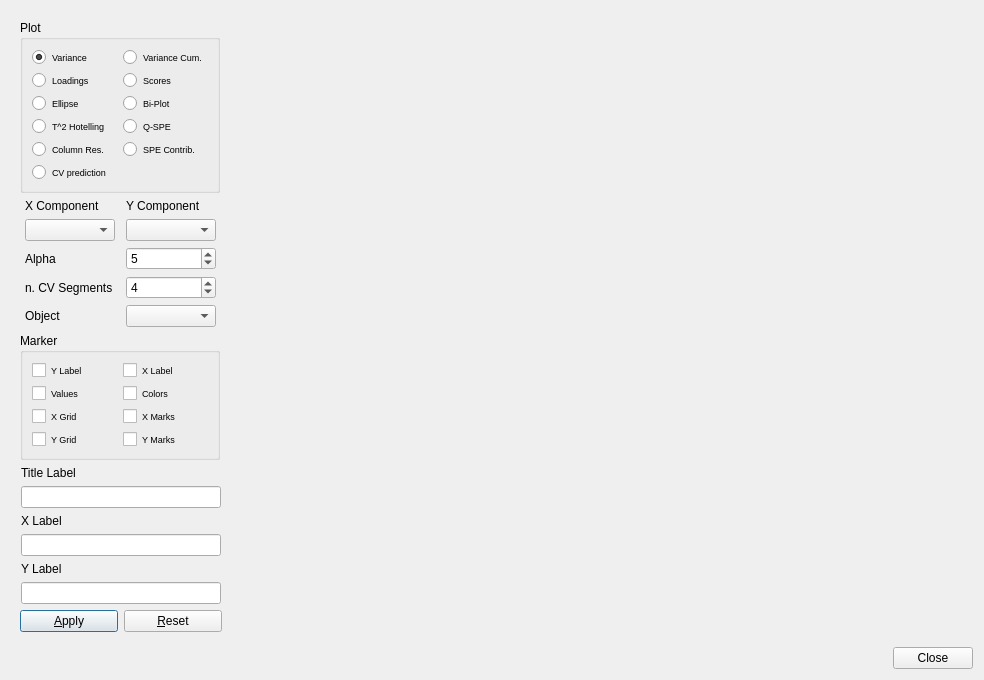
<?xml version="1.0" encoding="UTF-8"?>
<ui version="4.0">
 <class>Dialog</class>
 <widget class="QDialog" name="Dialog">
  <property name="geometry">
   <rect>
    <x>0</x>
    <y>0</y>
    <width>984</width>
    <height>660</height>
   </rect>
  </property>
  <property name="windowTitle">
   <string>PCA Plot</string>
  </property>
  <layout class="QVBoxLayout" name="verticalLayout_4">
   <item>
    <widget class="QWidget" name="centralwidget" native="true">
     <layout class="QHBoxLayout" name="horizontalLayout_6">
      <item>
       <layout class="QVBoxLayout" name="verticalLayout_3">
        <item>
         <widget class="QGroupBox" name="PgroupBox">
          <property name="sizePolicy">
           <sizepolicy hsizetype="Fixed" vsizetype="Preferred">
            <horstretch>0</horstretch>
            <verstretch>0</verstretch>
           </sizepolicy>
          </property>
          <property name="minimumSize">
           <size>
            <width>200</width>
            <height>0</height>
           </size>
          </property>
          <property name="maximumSize">
           <size>
            <width>200</width>
            <height>16777215</height>
           </size>
          </property>
          <property name="title">
           <string>Plot</string>
          </property>
          <layout class="QVBoxLayout" name="verticalLayout_2">
           <item>
            <layout class="QGridLayout" name="gridLayout">
             <item row="5" column="0">
              <widget class="QRadioButton" name="columnresradioButton">
               <property name="font">
                <font>
                 <pointsize>7</pointsize>
                </font>
               </property>
               <property name="text">
                <string>Column Res.</string>
               </property>
              </widget>
             </item>
             <item row="4" column="1">
              <widget class="QRadioButton" name="speradioButton">
               <property name="font">
                <font>
                 <pointsize>7</pointsize>
                </font>
               </property>
               <property name="text">
                <string>Q-SPE</string>
               </property>
              </widget>
             </item>
             <item row="5" column="1">
              <widget class="QRadioButton" name="specontribradioButton">
               <property name="font">
                <font>
                 <pointsize>7</pointsize>
                </font>
               </property>
               <property name="text">
                <string>SPE Contrib.</string>
               </property>
              </widget>
             </item>
             <item row="6" column="0">
              <widget class="QRadioButton" name="cvradioButton">
               <property name="font">
                <font>
                 <pointsize>7</pointsize>
                </font>
               </property>
               <property name="text">
                <string>CV prediction</string>
               </property>
              </widget>
             </item>
             <item row="3" column="0">
              <widget class="QRadioButton" name="ellipseradioButton">
               <property name="font">
                <font>
                 <pointsize>7</pointsize>
                </font>
               </property>
               <property name="text">
                <string>Ellipse</string>
               </property>
              </widget>
             </item>
             <item row="3" column="1">
              <widget class="QRadioButton" name="biplotradioButton">
               <property name="font">
                <font>
                 <pointsize>7</pointsize>
                </font>
               </property>
               <property name="text">
                <string>Bi-Plot</string>
               </property>
              </widget>
             </item>
             <item row="0" column="0">
              <widget class="QRadioButton" name="varianceradioButton">
               <property name="font">
                <font>
                 <pointsize>7</pointsize>
                </font>
               </property>
               <property name="text">
                <string>Variance</string>
               </property>
               <property name="checked">
                <bool>true</bool>
               </property>
              </widget>
             </item>
             <item row="0" column="1">
              <widget class="QRadioButton" name="variancecumradioButton">
               <property name="font">
                <font>
                 <pointsize>7</pointsize>
                </font>
               </property>
               <property name="text">
                <string>Variance Cum.</string>
               </property>
              </widget>
             </item>
             <item row="2" column="1">
              <widget class="QRadioButton" name="scoreradioButton">
               <property name="font">
                <font>
                 <pointsize>7</pointsize>
                </font>
               </property>
               <property name="text">
                <string>Scores</string>
               </property>
              </widget>
             </item>
             <item row="4" column="0">
              <widget class="QRadioButton" name="ht2radioButton">
               <property name="font">
                <font>
                 <pointsize>7</pointsize>
                </font>
               </property>
               <property name="text">
                <string>T^2 Hotelling</string>
               </property>
              </widget>
             </item>
             <item row="2" column="0">
              <widget class="QRadioButton" name="loadingradioButton">
               <property name="font">
                <font>
                 <pointsize>7</pointsize>
                </font>
               </property>
               <property name="text">
                <string>Loadings</string>
               </property>
              </widget>
             </item>
            </layout>
           </item>
          </layout>
         </widget>
        </item>
        <item>
         <layout class="QGridLayout" name="gridLayout_2">
          <item row="0" column="0">
           <widget class="QLabel" name="Ylabel">
            <property name="text">
             <string>X Component</string>
            </property>
           </widget>
          </item>
          <item row="0" column="1">
           <widget class="QLabel" name="label_4">
            <property name="text">
             <string>Y Component</string>
            </property>
           </widget>
          </item>
          <item row="1" column="0">
           <widget class="QComboBox" name="XcomboBox">
            <property name="sizePolicy">
             <sizepolicy hsizetype="Fixed" vsizetype="Fixed">
              <horstretch>0</horstretch>
              <verstretch>0</verstretch>
             </sizepolicy>
            </property>
            <property name="minimumSize">
             <size>
              <width>90</width>
              <height>0</height>
             </size>
            </property>
            <property name="maximumSize">
             <size>
              <width>90</width>
              <height>16777215</height>
             </size>
            </property>
           </widget>
          </item>
          <item row="1" column="1">
           <widget class="QComboBox" name="YcomboBox">
            <property name="sizePolicy">
             <sizepolicy hsizetype="Fixed" vsizetype="Fixed">
              <horstretch>0</horstretch>
              <verstretch>0</verstretch>
             </sizepolicy>
            </property>
            <property name="minimumSize">
             <size>
              <width>90</width>
              <height>0</height>
             </size>
            </property>
            <property name="maximumSize">
             <size>
              <width>90</width>
              <height>16777215</height>
             </size>
            </property>
           </widget>
          </item>
          <item row="2" column="0">
           <widget class="QLabel" name="label_5">
            <property name="text">
             <string>Alpha</string>
            </property>
           </widget>
          </item>
          <item row="2" column="1">
           <widget class="QSpinBox" name="alphaspinBox">
            <property name="minimum">
             <number>1</number>
            </property>
            <property name="value">
             <number>5</number>
            </property>
           </widget>
          </item>
          <item row="3" column="0">
           <widget class="QLabel" name="label_6">
            <property name="text">
             <string>n. CV Segments</string>
            </property>
           </widget>
          </item>
          <item row="3" column="1">
           <widget class="QSpinBox" name="segmentspinBox">
            <property name="minimum">
             <number>2</number>
            </property>
            <property name="maximum">
             <number>100</number>
            </property>
            <property name="value">
             <number>4</number>
            </property>
           </widget>
          </item>
          <item row="4" column="0">
           <widget class="QLabel" name="label_7">
            <property name="text">
             <string>Object</string>
            </property>
           </widget>
          </item>
          <item row="4" column="1">
           <widget class="QComboBox" name="objcomboBox"/>
          </item>
         </layout>
        </item>
        <item>
         <widget class="QGroupBox" name="MarkergroupBox">
          <property name="sizePolicy">
           <sizepolicy hsizetype="Fixed" vsizetype="Preferred">
            <horstretch>0</horstretch>
            <verstretch>0</verstretch>
           </sizepolicy>
          </property>
          <property name="minimumSize">
           <size>
            <width>200</width>
            <height>0</height>
           </size>
          </property>
          <property name="maximumSize">
           <size>
            <width>200</width>
            <height>16777215</height>
           </size>
          </property>
          <property name="title">
           <string>Marker</string>
          </property>
          <layout class="QVBoxLayout" name="verticalLayout">
           <item>
            <layout class="QHBoxLayout" name="horizontalLayout">
             <item>
              <widget class="QCheckBox" name="YcheckBox">
               <property name="font">
                <font>
                 <pointsize>7</pointsize>
                </font>
               </property>
               <property name="text">
                <string>Y Label</string>
               </property>
              </widget>
             </item>
             <item>
              <widget class="QCheckBox" name="XcheckBox">
               <property name="font">
                <font>
                 <pointsize>7</pointsize>
                </font>
               </property>
               <property name="text">
                <string>X Label</string>
               </property>
              </widget>
             </item>
            </layout>
           </item>
           <item>
            <layout class="QHBoxLayout" name="horizontalLayout_2">
             <item>
              <widget class="QCheckBox" name="VcheckBox">
               <property name="font">
                <font>
                 <pointsize>7</pointsize>
                </font>
               </property>
               <property name="text">
                <string>Values</string>
               </property>
              </widget>
             </item>
             <item>
              <widget class="QCheckBox" name="CcheckBox">
               <property name="font">
                <font>
                 <pointsize>7</pointsize>
                </font>
               </property>
               <property name="text">
                <string>Colors</string>
               </property>
              </widget>
             </item>
            </layout>
           </item>
           <item>
            <layout class="QHBoxLayout" name="horizontalLayout_3">
             <item>
              <widget class="QCheckBox" name="XGcheckBox">
               <property name="font">
                <font>
                 <pointsize>7</pointsize>
                </font>
               </property>
               <property name="text">
                <string>X Grid</string>
               </property>
              </widget>
             </item>
             <item>
              <widget class="QCheckBox" name="XMcheckBox">
               <property name="font">
                <font>
                 <pointsize>7</pointsize>
                </font>
               </property>
               <property name="text">
                <string>X Marks</string>
               </property>
              </widget>
             </item>
            </layout>
           </item>
           <item>
            <layout class="QHBoxLayout" name="horizontalLayout_4">
             <item>
              <widget class="QCheckBox" name="YGcheckBox">
               <property name="font">
                <font>
                 <pointsize>7</pointsize>
                </font>
               </property>
               <property name="text">
                <string>Y Grid</string>
               </property>
              </widget>
             </item>
             <item>
              <widget class="QCheckBox" name="YMcheckBox">
               <property name="font">
                <font>
                 <pointsize>7</pointsize>
                </font>
               </property>
               <property name="text">
                <string>Y Marks</string>
               </property>
              </widget>
             </item>
            </layout>
           </item>
          </layout>
         </widget>
        </item>
        <item>
         <layout class="QGridLayout" name="gridLayout_3">
          <item row="3" column="0">
           <widget class="QLineEdit" name="XlineEdit">
            <property name="sizePolicy">
             <sizepolicy hsizetype="Fixed" vsizetype="Fixed">
              <horstretch>0</horstretch>
              <verstretch>0</verstretch>
             </sizepolicy>
            </property>
            <property name="minimumSize">
             <size>
              <width>200</width>
              <height>0</height>
             </size>
            </property>
            <property name="maximumSize">
             <size>
              <width>200</width>
              <height>16777215</height>
             </size>
            </property>
           </widget>
          </item>
          <item row="1" column="0">
           <widget class="QLineEdit" name="TlineEdit">
            <property name="sizePolicy">
             <sizepolicy hsizetype="Fixed" vsizetype="Fixed">
              <horstretch>0</horstretch>
              <verstretch>0</verstretch>
             </sizepolicy>
            </property>
            <property name="minimumSize">
             <size>
              <width>200</width>
              <height>0</height>
             </size>
            </property>
            <property name="maximumSize">
             <size>
              <width>200</width>
              <height>16777215</height>
             </size>
            </property>
           </widget>
          </item>
          <item row="0" column="0">
           <widget class="QLabel" name="label">
            <property name="text">
             <string>Title Label</string>
            </property>
           </widget>
          </item>
          <item row="2" column="0">
           <widget class="QLabel" name="label_2">
            <property name="text">
             <string>X Label</string>
            </property>
           </widget>
          </item>
          <item row="4" column="0">
           <widget class="QLabel" name="label_3">
            <property name="text">
             <string>Y Label</string>
            </property>
           </widget>
          </item>
          <item row="5" column="0">
           <widget class="QLineEdit" name="YlineEdit">
            <property name="sizePolicy">
             <sizepolicy hsizetype="Fixed" vsizetype="Fixed">
              <horstretch>0</horstretch>
              <verstretch>0</verstretch>
             </sizepolicy>
            </property>
            <property name="minimumSize">
             <size>
              <width>200</width>
              <height>0</height>
             </size>
            </property>
            <property name="maximumSize">
             <size>
              <width>200</width>
              <height>16777215</height>
             </size>
            </property>
           </widget>
          </item>
         </layout>
        </item>
        <item>
         <layout class="QHBoxLayout" name="horizontalLayout_5">
          <item>
           <widget class="QPushButton" name="ApplyButton">
            <property name="sizePolicy">
             <sizepolicy hsizetype="Fixed" vsizetype="Fixed">
              <horstretch>0</horstretch>
              <verstretch>0</verstretch>
             </sizepolicy>
            </property>
            <property name="minimumSize">
             <size>
              <width>98</width>
              <height>0</height>
             </size>
            </property>
            <property name="maximumSize">
             <size>
              <width>98</width>
              <height>16777215</height>
             </size>
            </property>
            <property name="text">
             <string>&amp;Apply</string>
            </property>
           </widget>
          </item>
          <item>
           <widget class="QPushButton" name="ResetButton">
            <property name="sizePolicy">
             <sizepolicy hsizetype="Fixed" vsizetype="Fixed">
              <horstretch>0</horstretch>
              <verstretch>0</verstretch>
             </sizepolicy>
            </property>
            <property name="minimumSize">
             <size>
              <width>98</width>
              <height>0</height>
             </size>
            </property>
            <property name="maximumSize">
             <size>
              <width>98</width>
              <height>16777215</height>
             </size>
            </property>
            <property name="text">
             <string>&amp;Reset</string>
            </property>
           </widget>
          </item>
         </layout>
        </item>
       </layout>
      </item>
      <item>
       <widget class="QWidget" name="mplwindow" native="true">
        <property name="sizePolicy">
         <sizepolicy hsizetype="Expanding" vsizetype="Expanding">
          <horstretch>0</horstretch>
          <verstretch>0</verstretch>
         </sizepolicy>
        </property>
        <property name="minimumSize">
         <size>
          <width>0</width>
          <height>0</height>
         </size>
        </property>
        <layout class="QVBoxLayout" name="mplvl"/>
       </widget>
      </item>
     </layout>
    </widget>
   </item>
   <item>
    <layout class="QHBoxLayout" name="horizontalLayout_7">
     <item>
      <spacer name="horizontalSpacer">
       <property name="orientation">
        <enum>Qt::Horizontal</enum>
       </property>
       <property name="sizeHint" stdset="0">
        <size>
         <width>508</width>
         <height>20</height>
        </size>
       </property>
      </spacer>
     </item>
     <item>
      <widget class="QPushButton" name="pushButton">
       <property name="text">
        <string>Close</string>
       </property>
      </widget>
     </item>
    </layout>
   </item>
  </layout>
 </widget>
 <resources/>
 <connections>
  <connection>
   <sender>pushButton</sender>
   <signal>clicked()</signal>
   <receiver>Dialog</receiver>
   <slot>accept()</slot>
   <hints>
    <hint type="sourcelabel">
     <x>603</x>
     <y>658</y>
    </hint>
    <hint type="destinationlabel">
     <x>540</x>
     <y>674</y>
    </hint>
   </hints>
  </connection>
 </connections>
</ui>
